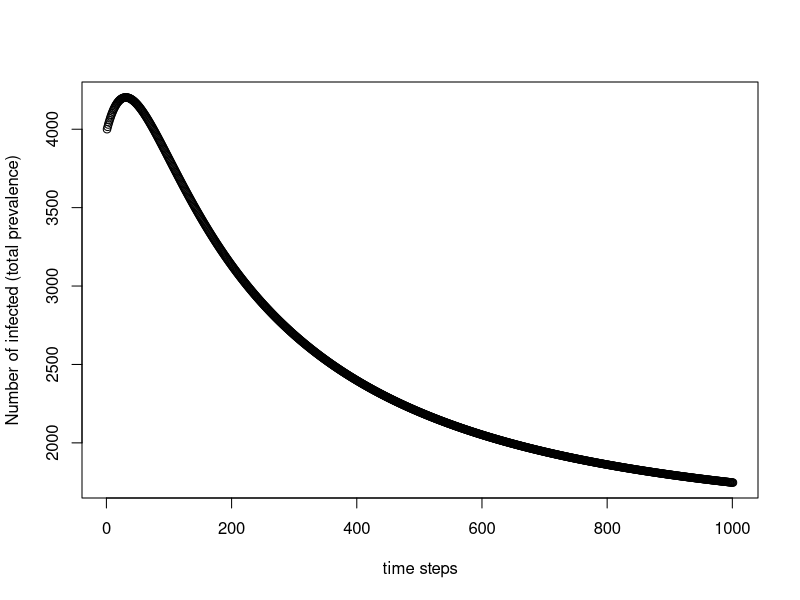

This chart was generated by the following R code:
p = 0.0002
c = c(5,1)
w = matrix(c(.6,.4,.1,.9),ncol=2,byrow=TRUE)
v = 2

time = 10
dt = 0.01

S = matrix(ncol=2,nrow=2)
I = matrix(ncol=2,nrow=2)

for (sex in 1:2){
  for (group in 1:2){
    S[sex,group]=4000
    I[sex,group]=1000
  }
}

beta=matrix(ncol=2,nrow=2)

Numinf = sum(I)

for (i in 1:(time/dt)){
  for (sex in 1:2){
    for (group in 1:2){
      beta[sex,group] = p*c[group]*(w[sex,1]*I[3-sex,1]+w[sex,2]*I[3-sex,2])
      S[sex,group] = S[sex,group] - beta[sex,group]*S[sex,group]*dt  + v*I[sex,group]*dt
      I[sex,group] = I[sex,group] + beta[sex,group]*S[sex,group]*dt - v*I[sex,group]*dt
    }
  }
  Numinf = c(Numinf,sum(I))
}

plot(Numinf,xlab="time steps",ylab="Number of infected (total prevalence)")

